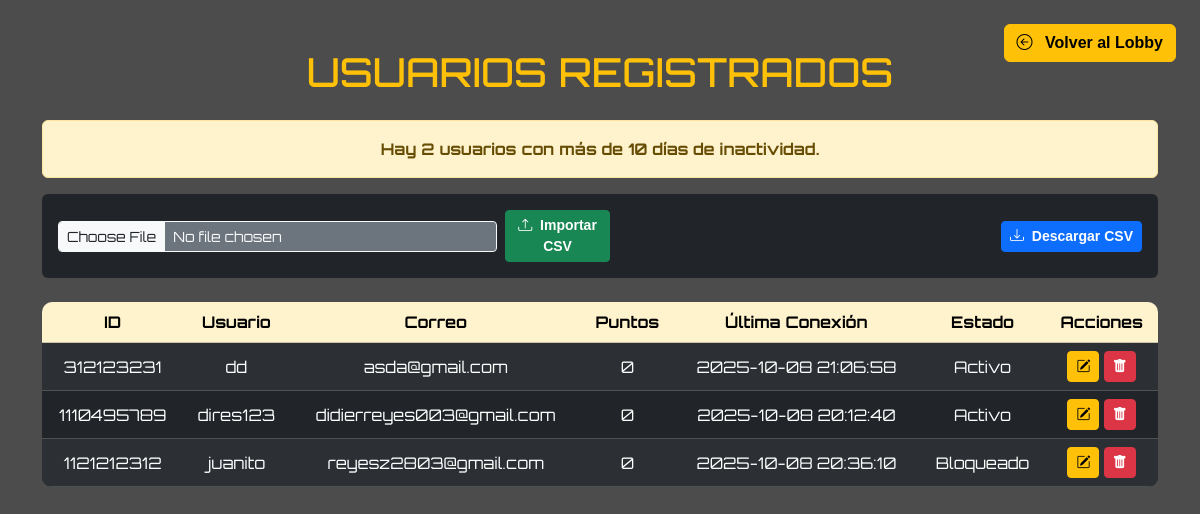
Page /modulo/ADMIN/usuarios.php on the committed database.
### tables this page shows
CREATE TABLE `usuario` (
  `id_user` int(11) NOT NULL,
  `username` varchar(20) NOT NULL,
  `nombre` text NOT NULL,
  `correo` varchar(100) NOT NULL,
  `contrasena` varchar(255) NOT NULL,
  `puntos` int(11) DEFAULT 0,
  `id_niveles` int(11) DEFAULT NULL,
  `id_tip_user` int(11) DEFAULT NULL,
  `Id_personajes` int(11) NOT NULL,
  `id_estado` int(11) DEFAULT NULL,
  `ultima_conexion` datetime DEFAULT NULL
);

### modulo/ADMIN/usuarios.php (the view, shortened to what this page needs)
<?php
$db = new Database();
$con = $db->conectar();
$query = $con->prepare("SELECT id_user, username, correo, puntos, id_estado, ultima_conexion FROM usuario ORDER BY id_user ASC");
$query->execute();
$usuarios = $query->fetchAll(PDO::FETCH_ASSOC);
$alerta = $con->prepare("
    SELECT COUNT(*) AS inactivos
    FROM usuario
    WHERE id_estado = 1
    AND DATEDIFF(NOW(), ultima_conexion) >= 10
");
$alerta->execute();
$data_alerta = $alerta->fetch(PDO::FETCH_ASSOC);
?>
<!DOCTYPE html>
<html lang="es">
<head>
  <link href="https://cdn.jsdelivr.net/npm/bootstrap@5.3.3/dist/css/bootstrap.min.css" rel="stylesheet">
  <link href="https://cdn.jsdelivr.net/npm/bootstrap-icons/font/bootstrap-icons.css" rel="stylesheet">
</head>
<body>
  <button class="btn btn-warning position-fixed top-0 end-0 m-4 fw-bold" onclick="window.location.href='index.php'">
    <i class="bi bi-arrow-left-circle me-2"></i> Volver al Lobby
  </button>
  <div class="container mt-5">
    <h1 class="text-warning text-center mb-4">USUARIOS REGISTRADOS</h1>
    <?php if ($data_alerta['inactivos'] > 0): ?>
      <div class="alert alert-warning text-center fw-bold">
        Hay <?= $data_alerta['inactivos'] ?> usuarios con más de 10 días de inactividad.
      </div>
    <?php else: ?>
      <div class="alert alert-success text-center fw-bold">
        No hay usuarios inactivos por más de 10 días.
      </div>
    <?php endif; ?>
    <div class="d-flex justify-content-between align-items-center mb-4 bg-dark p-3 rounded">
      <form method="POST" enctype="multipart/form-data" class="d-flex align-items-center gap-2">
        <input type="file" name="archivo_csv" accept=".csv" class="form-control form-control-sm bg-secondary text-light border-light" required>
        <button type="submit" name="importar_csv" class="btn btn-success btn-sm fw-bold">
          <i class="bi bi-upload me-1"></i> Importar CSV
        </button>
      </form>
      <a href="usuarios.php?exportar=1" class="btn btn-primary btn-sm fw-bold">
        <i class="bi bi-download me-1"></i> Descargar CSV
      </a>
    </div>
    <div class="table-responsive">
      <table class="table table-dark table-striped table-hover align-middle text-center">
        <thead class="table-warning text-dark">
          <tr>
            <th>ID</th>
            <th>Usuario</th>
            <th>Correo</th>
            <th>Puntos</th>
            <th>Última Conexión</th>
            <th>Estado</th>
            <th>Acciones</th>
          </tr>
        </thead>
        <tbody>
          <?php foreach ($usuarios as $u): ?>
            <tr>
              <td><?= htmlspecialchars($u['id_user']) ?></td>
              <td><?= htmlspecialchars($u['username']) ?></td>
              <td><?= htmlspecialchars($u['correo']) ?></td>
              <td><?= htmlspecialchars($u['puntos']) ?></td>
              <td><?= htmlspecialchars($u['ultima_conexion']) ?></td>
              <td><?= $u['id_estado'] == 1 ? 'Activo' : ($u['id_estado'] == 2 ? 'Bloqueado' : 'Desconocido') ?></td>
              <td>
                <a href="actualizar_user.php?id=<?= $u['id_user'] ?>" class="btn btn-sm btn-warning">
                  <i class="bi bi-pencil-square"></i>
                </a>
                <a href="usuarios.php?eliminar=<?= $u['id_user'] ?>" class="btn btn-sm btn-danger" onclick="return confirm('¿Seguro que deseas eliminar este usuario?');">
                  <i class="bi bi-trash-fill"></i>
                </a>
              </td>
            </tr>
          <?php endforeach; ?>
        </tbody>
      </table>
    </div>
  </div>
</body>
</html>

### modulo/ADMIN/usuarios.php (style rules this page uses)
body { font-family: 'Orbitron', sans-serif; color: #fff; background: url("../../IMG/fondo_lobby.jpg") no-repeat center center fixed; background-size: cover; min-height: 100vh; }
table { border-radius: 10px; overflow: hidden; }
.btn { font-family: 'Poppins', sans-serif; }

### rows in the picture
usuario: id_user "312123231", username "dd", correo "asda@gmail.com", puntos "0", ultima_conexion "2025-10-08 21:06:58", shows "Activo"
usuario: id_user "1110495789", username "dires123", correo "didierreyes003@gmail.com", puntos "0", ultima_conexion "2025-10-08 20:12:40", shows "Activo"
usuario: id_user "1121212312", username "juanito", correo "reyesz2803@gmail.com", puntos "0", ultima_conexion "2025-10-08 20:36:10", shows "Bloqueado"

### other values in the picture
$data_alerta['inactivos'] "2"
